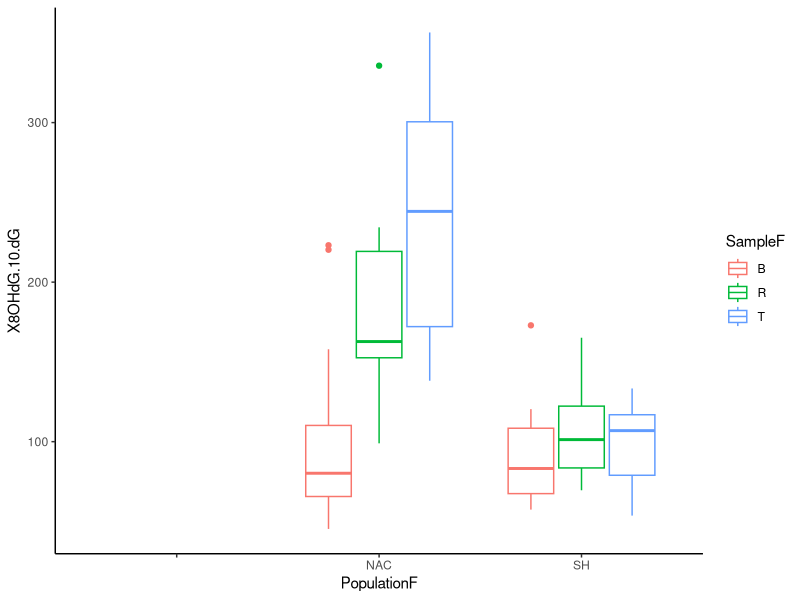
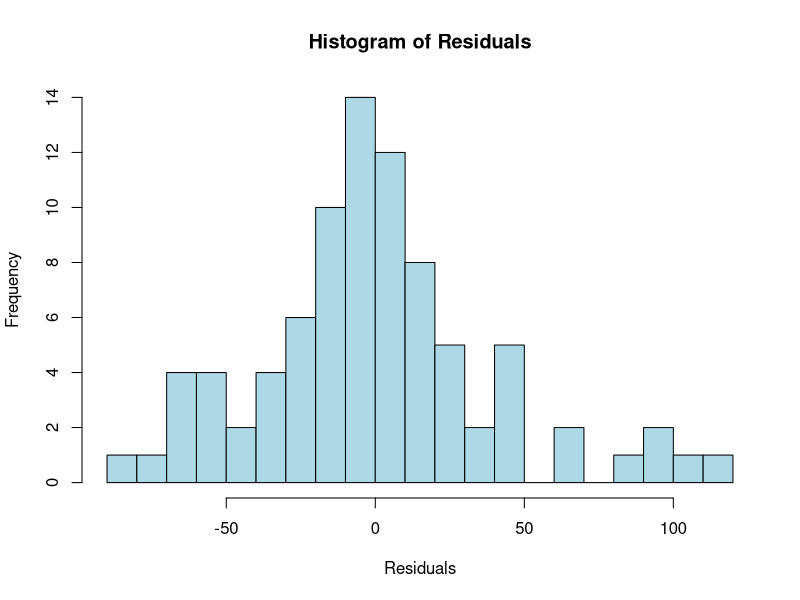
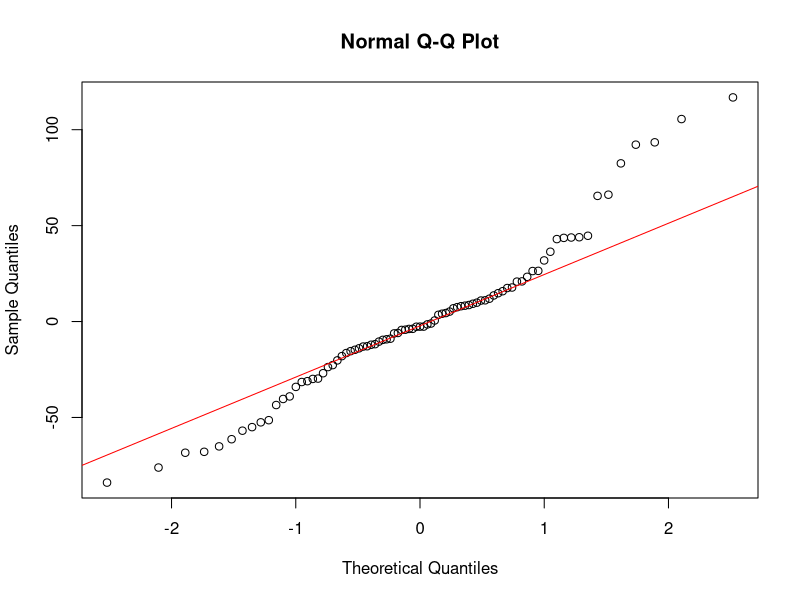
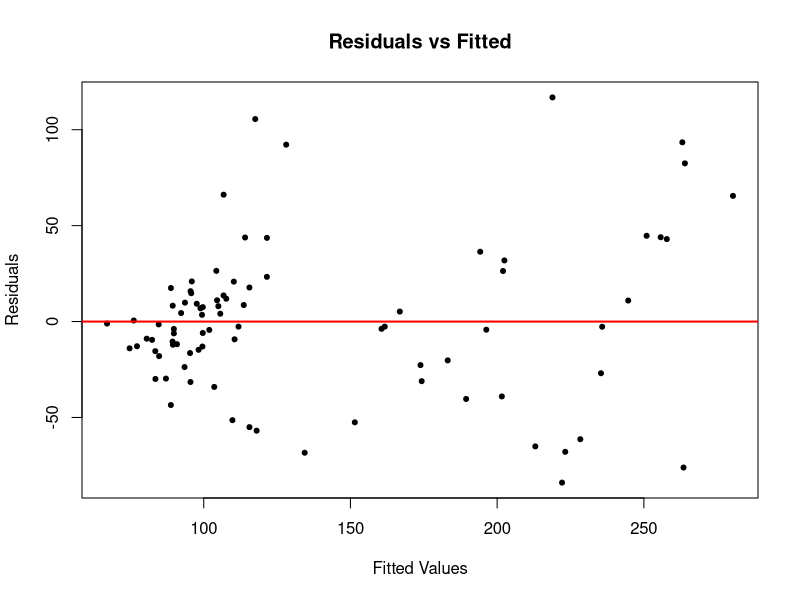
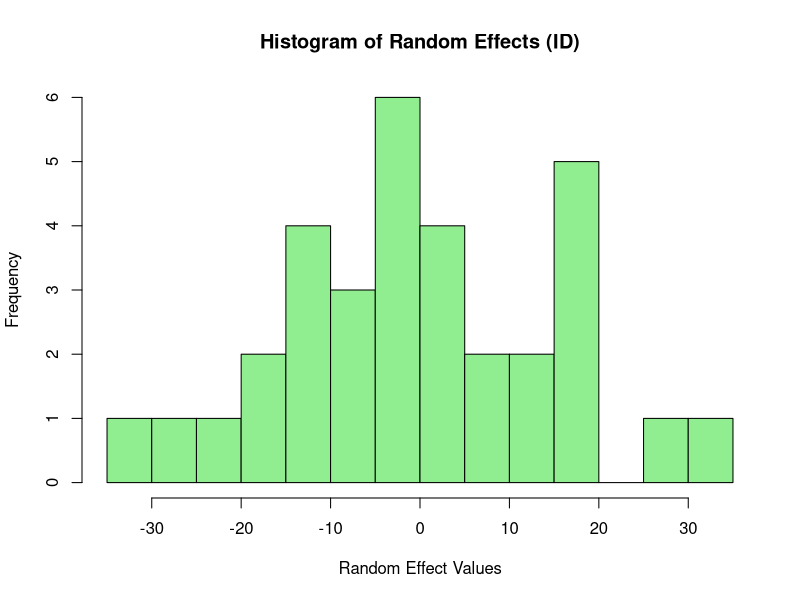
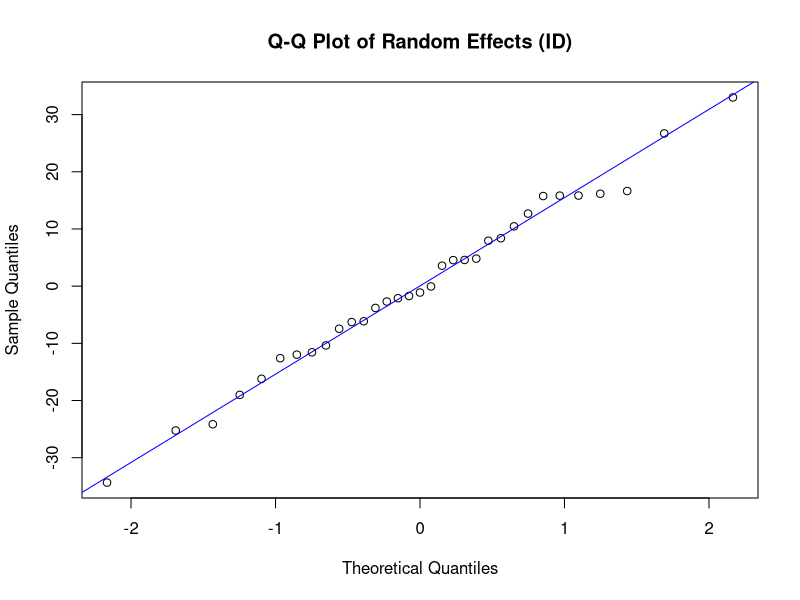

Recreate these plots in R, in order. (Note: this script raises an error after producing the figures.)
################################################################################
#Packages
################################################################################
library(car) #If you have never used R before, you will have to do something called install.packages(). For this package use this code "install.packages("car")"
library(ggplot2)
library(emmeans)
library(lme4)
library(multcomp)


################################################################################
#Loading in the data
################################################################################

#this sets the working directory
setwd("~/Google Drive/My Drive/Research/Manuscripts/Projects - In progress/OSTS lizards/2025.01 - JEB Submission/Data Analysis/Mark's better analysis")
#this reads the data from the csv
datum <- read.csv("OSD.csv")
head(datum) #This shows you your data to double check it is the right dataset
datum$PopulationF = as.factor(datum$Population) #as.factor() makes sure R reads this as a categorical variable when graphing or analyzing
datum$SampleF = as.factor(datum$Sample)

################################################################################
# Visualize - Bar plots
################################################################################
ggplot(datum, aes(PopulationF, X8OHdG.10.dG , color = SampleF)) +
  geom_boxplot() +
  theme_classic()

add_section_break <- function(num_dashes = 100) {
  cat(rep("\n", 3))
  cat(rep("-", num_dashes), "\n", sep = "")  # Dynamically generate dashes
  cat(rep("\n", 3))
}

# Call the function whenever needed
add_section_break()


################################################################################
# Checking the Importance of Random Effects
################################################################################
# This section compares two models to evaluate the significance of random effects:
# - Model 1 (GLMM): Includes a random effect (1 | ID) for individual variability.
# - Model 2 (GLM): Excludes the random effect, using only fixed effects.
#
# The comparison involves:
# - Log-Likelihoods: Evaluates the fit of both models using their log-likelihoods.
# - Chi-Square Test: Uses a nested model comparison to test the significance 
#   of the random effect by calculating the likelihood ratio and associated 
#   p-value (Pr(>Chisq)).
#
# Interpretation:
# - If the p-value is significant (e.g., < 0.05), the random effect significantly 
#   improves the model fit, and the GLMM is preferred over the simpler GLM.
# - If the random effect does not significantly improve the fit, the simpler GLM 
#   may be sufficient.
################################################################################

# GLMM with random effect
results_glmm <- glmer(X8OHdG.10.dG ~ PopulationF * SampleF + 
                        (1 | ID), 
                      data = datum, 
                      family = Gamma(link = "log"))

# GLM without random effect
results_glm <- glm(X8OHdG.10.dG ~ PopulationF * SampleF, 
                   data = datum, 
                   family = Gamma(link = "log"))

# Compare models using likelihood ratio test
anova_results <- anova(results_glmm, results_glm, test = "Chisq")

# Print results
print(anova_results)

# Interpretation helper with color-coded output
if (anova_results$`Pr(>Chisq)`[2] < 0.05) {
  cat("\033[32mThe random effect significantly improves model fit (p < 0.05). The GLMM is preferred.\033[0m\n")  # Green text
} else {
  cat("\033[31mThe random effect does not significantly improve model fit (p >= 0.05). The GLM may suffice.\033[0m\n")  # Red text
}


################################################################################
#Stats LMER
################################################################################
# 1. Start with LMER assuming normality of residuals
# 2. Find the best model using backwards step-wise
# 3. Use the best model to assess for normality
################################################################################

# First model
results1.0 = lmer(X8OHdG.10.dG ~ PopulationF * SampleF + 
                 (1|ID), datum)
summary(results1.0)
Anova(results1.0)

add_section_break()

################################################################################
# Choosing between a GLMM and LMM: Normality Analysis of Response Variable
################################################################################
# This section assesses whether the response variable is normally distributed. 
# The results guide the choice between an LMM or a GLMM for analysis.
#
# 1. Histogram of residuals: Check if residuals are roughly symmetric and bell-shaped.
# 2. Q-Q plot of residuals: Assess if residuals align with the reference line.
# 3. Shapiro-Wilk test: Statistical test for normality of residuals. 
# 4. Residuals vs Fitted plot: Check for homoscedasticity (constant variance).
# Conclusion:
# - If the response variable does not meet the assumption of normality.
# - Based on this analysis, an LMM is not suitable, and a GLMM with a Gamma 
#   distribution (or another appropriate distribution) is preferred.
################################################################################

# Extract residuals from the model
residuals <- residuals(results1.0)

# 1. Histogram of residuals
hist(residuals, 
     main = "Histogram of Residuals", 
     xlab = "Residuals", 
     col = "lightblue", 
     breaks = 20)

# 2. Q-Q plot
qqnorm(residuals)
qqline(residuals, col = "red") 

# 3. Shapiro-Wilk test for normality
shapiro_results <- shapiro.test(residuals)

# Print Shapiro-Wilk test results
cat("\033[34mShapiro-Wilk Test Results:\033[0m\n")
print(shapiro_results)

# 4. Residuals vs Fitted plot
fitted_values <- fitted(results1.0)
plot(fitted_values, residuals, 
     main = "Residuals vs Fitted", 
     xlab = "Fitted Values", 
     ylab = "Residuals", 
     pch = 20)
abline(h = 0, col = "red", lwd = 2) 

# Interpretation Helper
cat("\033[33mInterpretation Helper:\033[0m\n")
cat("- Shapiro-Wilk p-value:\n")
if (shapiro_results$p.value < 0.05) {
  cat("\033[31m  Residuals deviate from normality (p < 0.05).\033[0m\n")
} else {
  cat("\033[32m  Residuals are consistent with normality (p >= 0.05).\033[0m\n")
}

add_section_break()


################################################################################
# Check Normality of Random Effects
################################################################################

# Extract random effects
random_effects <- ranef(results1.0, condVar = TRUE)

# Inspect the structure of the random effects
cat("\033[34mStructure of Random Effects:\033[0m\n")
str(random_effects)

# Extract random effects for the grouping factor 'ID'
re_values <- as.numeric(random_effects$ID[, "(Intercept)"])

# 1. Histogram of random effects
hist(re_values, 
     main = "Histogram of Random Effects (ID)", 
     xlab = "Random Effect Values", 
     col = "lightgreen", 
     breaks = 20)

# 2. Q-Q plot of random effects
qqnorm(re_values, main = "Q-Q Plot of Random Effects (ID)")
qqline(re_values, col = "blue")

# 3. Shapiro-Wilk test for random effects normality
shapiro_re_results <- shapiro.test(re_values)

# Print Shapiro-Wilk test results for random effects
cat("\033[34mShapiro-Wilk Test Results for Random Effects:\033[0m\n")
print(shapiro_re_results)

# Interpretation Helper for Random Effects
cat("\033[33mInterpretation Helper:\033[0m\n")
cat("- Shapiro-Wilk p-value for Random Effects:\n")

if (shapiro_re_results$p.value < 0.05) {
  cat("\033[31m  Random effects deviate from normality (p < 0.05).\033[0m\n")
} else {
  cat("\033[32m  Random effects are consistent with normality (p >= 0.05).\033[0m\n")
}


add_section_break()

#############################################################################
#Stats GLMER
#############################################################################
#- This analysis runs a GLMER and also  specifies a gamma 
#distribution if the residuals are not normally distributed
#############################################################################

# results1.1 (make sure to adjust this to whatever the correct results is)
results1.1 <- glmer(X8OHdG.10.dG ~ PopulationF:SampleF + PopulationF + SampleF 
                  + (1 | ID), 
                  data = datum, 
                  family = Gamma(link = "log"))
summary(results1.1)
Anova(results1.1)

add_section_break()

#############################################################################
# Multiple Comparisons for Interaction Term
#############################################################################
# This code performs post hoc analysis to evaluate pairwise differences 
# between the significant interaction term in the model. It uses estimated 
# marginal means (emmeans) and Tukey adjustment for multiple comparisons.

# How to interpret:
# 1. Blue bars: Represent 95% confidence intervals (CIs) for group means. 
#    Non-overlapping bars suggest potential differences but are not definitive.
# 2. Red arrows: Represent pairwise comparisons. A difference is statistically 
#    significant if the arrow does not cross zero.

#############################################################################

# Load necessary libraries
library(emmeans)
library(multcomp)
library(multcompView)

# Compute marginal means for the interaction term in your model
emmeans_interaction <- emmeans(results1.1, ~ PopulationF * SampleF)

# Perform pairwise comparisons with Tukey adjustment
pairwise_comparisons <- pairs(emmeans_interaction, adjust = "tukey")

# Display pairwise comparisons
print(pairwise_comparisons)

# Add compact letter display (cld) to marginal means
emmeans_interaction_cld <- cld(object = emmeans_interaction,
                               adjust = "Tukey",
                               Letters = letters,
                               alpha = 0.05)

# Display the emmeans with letters
print(emmeans_interaction_cld)

# Visualization with grouping letters
library(ggplot2)

#Kruskal-Wallis
emm_data$Group <- interaction(emm_data$PopulationF, emm_data$SampleF, sep = "_")

kruskal.test(emmean ~ Group, data = emm_data)

library(rstatix)

dunn_test_result <- dunn_test(emmean ~ Group, data = emm_data, p.adjust.method = "BH")
print(dunn_test_result)

ggplot(emm_data, aes(x = Group, y = emmean, fill = PopulationF)) +
  geom_bar(stat = "identity", position = position_dodge()) +  
  geom_errorbar(aes(ymin = lower.CL, ymax = upper.CL), width = 0.2, position = position_dodge(width = 0.9)) +
  geom_text(aes(label = .group), position = position_dodge(width = 0.9), hjust = -0.3, vjust = -0.5) +
  ggtitle("Estimated Marginal Means with Interaction (PopulationF * SampleF)") +
  xlab("Group (PopulationF * SampleF)") +
  ylab("Estimated Marginal Means") +
  theme_minimal()


add_section_break()
